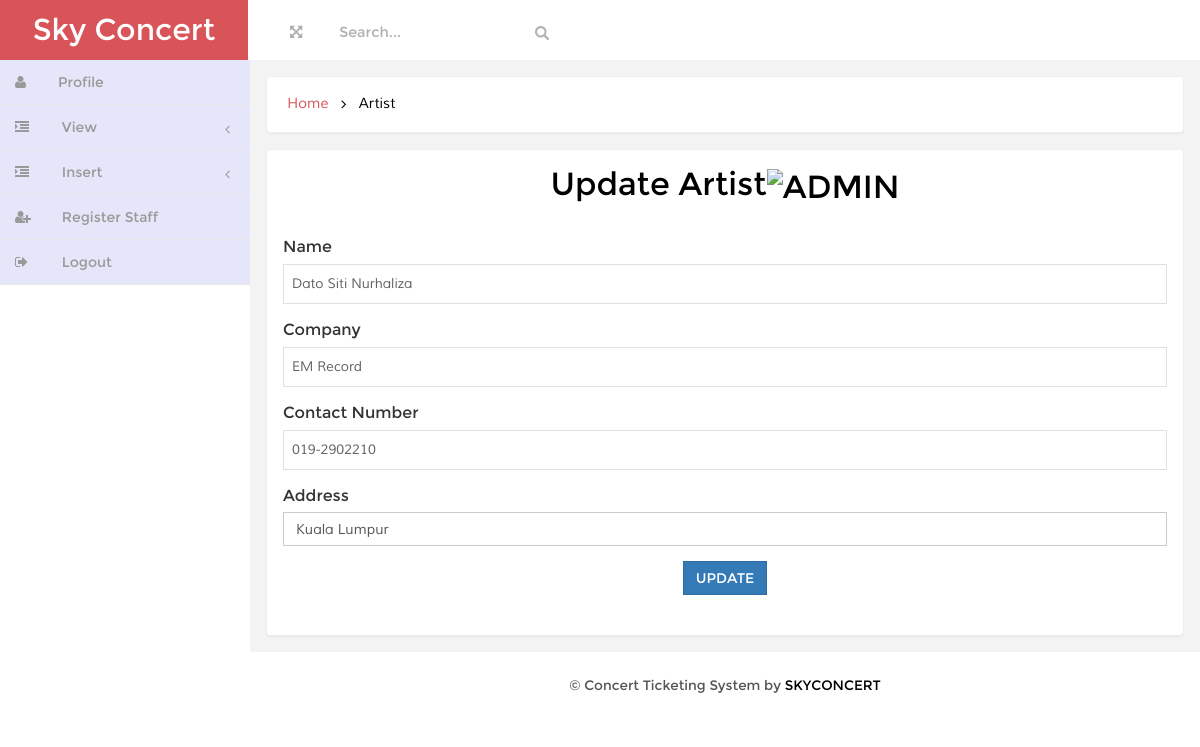
The app's page /admin/editartist.php?aid=1 with its own data.
### tables this page shows
CREATE TABLE `artist` (
  `aid` int(12) NOT NULL,
  `aname` varchar(100) NOT NULL,
  `company` varchar(100) NOT NULL,
  `phone` varchar(14) NOT NULL,
  `address` varchar(100) NOT NULL
);

### admin/editartist.php (the view, shortened to what this page needs)
<!DOCTYPE HTML>
<html>
<head>
<link href="css/bootstrap.min.css" rel='stylesheet' type='text/css' />
<link href="css/style.css" rel='stylesheet' type='text/css' />
<link href="css/font-awesome.css" rel="stylesheet">
<link href="css/custom.css" rel="stylesheet">
</head>
<body>
<?php
		 $aid = $_GET['aid'];
		 $query = "SELECT * FROM artist WHERE aid='$aid'";
		 $r = mysql_query($query);
		 $results = mysql_fetch_assoc($r);
?>
<div id="wrapper">
        <nav class="navbar-default navbar-static-top" role="navigation">
             <div class="navbar-header">
               <h1> <a class="navbar-brand" href="index.html">Sky Concert</a></h1>
			   </div>
			 <div class=" border-bottom">
        	<div class="full-left">
        	  <section class="full-top">
				<button id="toggle"><i class="fa fa-arrows-alt"></i></button>
			</section>
			<form class=" navbar-left-right">
              <input type="text"  value="Search..." onfocus="this.value = '';" onblur="if (this.value == '') {this.value = 'Search...';}">
              <input type="submit" value="" class="fa fa-search">
            </form>
    <div class="clearfix"> </div>
           </div>
			<div class="clearfix">
     </div>
		    <div class="navbar-default sidebar" role="navigation">
                <div class="sidebar-nav navbar-collapse">
                <ul class="nav" id="side-menu">
                    <li>
                        <a href="viewprofile.php" class=" hvr-bounce-to-right" style="background-color:#E6E6FA"><i class="fa fa-user nav_icon "></i><span class="nav-label">Profile</span> </a>
                    </li>
                    <li>
                        <a href="#" class=" hvr-bounce-to-right" style="background-color:#E6E6FA"><i class="fa fa-indent nav_icon"></i> <span class="nav-label">View</span><span class="fa arrow"></span></a>
                    </li>
					<li>
                        <a href="#" class=" hvr-bounce-to-right" style="background-color:#E6E6FA"><i class="fa fa-indent nav_icon"></i> <span class="nav-label">Insert</span><span class="fa arrow"></span></a>
                    </li>
					 <li>
                        <a href="signup.html" class=" hvr-bounce-to-right" style="background-color:#E6E6FA"><i class="fa fa-user-plus nav_icon" ></i> <span class="nav-label">Register Staff</span> </a>
                    </li>
					 <li>
                        <a href="logout.php" class=" hvr-bounce-to-right" style="background-color:#E6E6FA"><i class="fa fa-sign-out nav_icon" ></i> <span class="nav-label">Logout</span> </a>
                    </li>
                </ul>
            </div>
			</div>
        </nav>
		 <div id="page-wrapper" class="gray-bg dashbard-1">
       <div class="content-main">
		   <div class="banner">
		    	<h2>
				<a href="index.html">Home</a>
				<i class="fa fa-angle-right"></i>
				<span>Artist</span>
				</h2>
		    </div>
 	<div class="grid-form" >
 		<div class="grid-form1" >
 		<h3 id="forms-example" class="" align="center" >Update Artist<img src="images/edit2.png" alt="ADMIN" class="ADMIN" width="140" height="140"></h3>
 		<form action="editartist_php.php?aid=<?php echo $aid;?>" method="post" name="form1" onSubmit="return editFunction()">
		  <div class="form-group">
			<label>Name</label>
			<input type="text" class="form-control1" id="aname" name="aname" value='<?=$results['aname'];?>'>
		  </div>
		    <div class="form-group">
			<label>Company</label>
			<input type="text" class="form-control1" id="company" name="company" value='<?=$results['company'];?>'>
		  </div>
		   <div class="form-group">
			<label>Contact Number</label>
			<input type="text" class="form-control1" id="phone" name="phone" value='<?=$results['phone'];?>'>
		  </div>
		   <div class="form-group">
			<label for="aid">Address</label>
			<input type="text" class="form-control" name="address" id="address" value='<?=$results['address'];?>' required>
		  </div>
		   <div class="form-group" align="center">
			<input type="submit" value="UPDATE" class="btn btn-primary">
		  </div>
		</form>
  </div>
 	</div>
<div class="copy">
          <p> &copy; Concert Ticketing System by <a href="" target="_blank">SKYCONCERT</a> </p>
		  </div>
		</div>
		</div>
       </div>
</body>
</html>

### admin/css/style.css (style rules this page uses)
h4, h5, h6, h1, h2, h3 { margin: 0; }
ul, ol { margin: 0;padding: 0; }
p { margin: 0; }
html, body { font-family:'Montserrat-Regular'; font-size: 100%; background:#F3F3F4; overflow-x: hidden; }
body a { transition:0.5s all; -webkit-transition:0.5s all; -moz-transition:0.5s all; -o-transition:0.5s all; -ms-transition:0.5s all; }
div#wrapper { background-color: #fff; }
.navbar-default.sidebar { background-color: #fff; }
h1 a.navbar-brand { color: #fff !important; font-size: 30px; font-weight: 500; padding: 20px 0px; background: #d95459; text-align: center; width:248px; height: 60px; }
i.nav_icon { color: #fff; margin-right:6px; }
.sidebar ul li a { color: #999; font-size:14px; }
.hvr-bounce-to-right { display: inline-block; vertical-align: middle; -webkit-transform: translateZ(0); transform: translateZ(0); box-shadow: 0 0 1px rgba(0, 0, 0, 0); -webkit-backface-visibility: hidden; backface-visibility: hidden; -moz-osx-font-smoothing: grayscale; position: relative; -webkit-transition-property: color; transition-property: color; -webkit-transition-duration: 0.5s; transition-duration: 0.5s; }
.hvr-bounce-to-right:before { content: ""; position: absolute; z-index: -1; top: 0; left: 0; right: 80%; bottom: 0; background:#7f8c8d; -webkit-transform: scaleX(0); transform: scaleX(0); -webkit-transform-origin: 0 50%; transform-origin: 0 50%; -webkit-transition-property: transform; transition-property: transform; -webkit-transition-duration: 0.5s; transition-duration: 0.5s; -webkit-transition-timing-function: ease-out; transition-timing-function: ease-out; }
.nav > li > a { color: #999; font-weight:500; padding: 0px 20px 0px 0px; font-size: 0.85em; border-bottom: 1px solid #E9E9E9; }
.nav > li > a i { margin-right: 14px; }
i.nav_icon { color: #999; padding: 15px; width: 44px; height: 44px; }
span.fa.arrow { margin-top: 17px; }
@media (min-width: 768px) { #page-wrapper { position: inherit; margin: 0 0 0 240px; min-height: 1000px; } }
.content-main { background-color: #F3F3F4; padding-top: 1em; }
.full-top { float:left; }
.navbar-left-right { float: left; margin-left: 6%; }
.border-bottom { background-color: #fff; }
.full-left { float: left; width: 40%; margin-left: 3%; margin-top: 1.3em; }
.full-left button { background: none; border: none; outline: none; color: #B3AEAE; font-size: 0.9em; }
.navbar-left-right input[type="text"] { background: none; border: none; outline: none; color:#B3AEAE; font-size: 0.9em; }
.navbar-left-right input[type="submit"] { background: url(../images/search.png) 0px 2px no-repeat; width:16px; height:16px; border: none; outline: none; color:#B3AEAE; font-size: 0.9em; }
.banner { background: #fff; display: block; margin: 0em 1em ; padding:1em; border: 1px solid #ebeff6; border-color: #ebeff6; border-radius: 4px; -webkit-border-radius: 4px; -o-border-radius: 4px; -moz-border-radius: 4px; -ms-border-radius: 4px; -webkit-box-shadow: 0 1px 1px rgba(0,0,0,.05); box-shadow: 0 1px 1px rgba(0,0,0,.05); }
.banner h2 { font-size:0.9em; }
.banner h2 a { color:#D95459; text-decoration:none; font-family: 'Muli-Regular'; padding:0.3em ; }
.banner h2 span { color:#000; font-family: 'Muli-Regular'; padding:0.3em ; }
.banner h2 i { color:#000; vertical-align:middle; padding:0.3em ; }
.grid-form { padding: 1em; }
.grid-form1 { background: #fff; margin-bottom: 1em; padding: 1em; border: 1px solid #ebeff6; border-radius: 4px; -webkit-border-radius: 4px; -o-border-radius: 4px; -moz-border-radius: 4px; -ms-border-radius: 4px; -webkit-box-shadow: 0 1px 1px rgba(0,0,0,.05); box-shadow: 0 1px 1px rgba(0,0,0,.05); }
.grid-form1:last-child { margin-bottom: 0em; }
.grid-form1 h3 { color: #000; font-size:2em; margin-bottom: 1em; }
.grid-form1 form { margin: 1.5em 0; }
.form-control { box-shadow: none; outline: none; border-radius: 0px; font-family: 'Muli-Regular'; }
.btn { border-radius: 0px; outline: none; }
.form-control1 { border: 1px solid #e0e0e0; padding: 5px 8px; color: #616161; width: 100%; font-size: 0.85em; font-weight: 300; height: 40px; -webkit-appearance: none; outline: none; font-family: 'Muli-Regular'; background: none; box-shadow:none !important; }
.checkbox-inline label,.checkbox-inline1 label,.form-group label { font-weight:400; }
.copy { background:#fff; text-align:center; padding:1.5em 0; }
.copy p, .copy-right p { font-size:0.85em; color:#555; }
.copy p a, .copy-right p a { color:#000; }

### records on screen
artist: aname "Dato Siti Nurhaliza", company "EM Record", phone "019-2902210", address "Kuala Lumpur"
